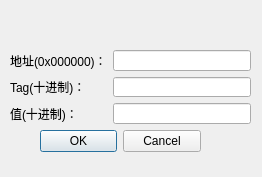
<?xml version="1.0" encoding="UTF-8"?>
<ui version="4.0">
 <class>Dialog_WriteValueAdd</class>
 <widget class="QDialog" name="Dialog_WriteValueAdd">
  <property name="geometry">
   <rect>
    <x>0</x>
    <y>0</y>
    <width>262</width>
    <height>177</height>
   </rect>
  </property>
  <property name="windowTitle">
   <string>Dialog</string>
  </property>
  <widget class="QDialogButtonBox" name="buttonBox">
   <property name="geometry">
    <rect>
     <x>40</x>
     <y>130</y>
     <width>161</width>
     <height>23</height>
    </rect>
   </property>
   <property name="orientation">
    <enum>Qt::Horizontal</enum>
   </property>
   <property name="standardButtons">
    <set>QDialogButtonBox::Cancel|QDialogButtonBox::Ok</set>
   </property>
  </widget>
  <widget class="QWidget" name="layoutWidget">
   <property name="geometry">
    <rect>
     <x>10</x>
     <y>50</y>
     <width>241</width>
     <height>74</height>
    </rect>
   </property>
   <layout class="QFormLayout" name="formLayout">
    <item row="0" column="0">
     <widget class="QLabel" name="label">
      <property name="text">
       <string>地址(0x000000)：</string>
      </property>
     </widget>
    </item>
    <item row="0" column="1">
     <widget class="QLineEdit" name="Edit_Addr"/>
    </item>
    <item row="1" column="0">
     <widget class="QLabel" name="label_2">
      <property name="text">
       <string>Tag(十进制)：</string>
      </property>
     </widget>
    </item>
    <item row="1" column="1">
     <widget class="QLineEdit" name="Edit_Tag"/>
    </item>
    <item row="2" column="0">
     <widget class="QLabel" name="label_3">
      <property name="text">
       <string>值(十进制)：</string>
      </property>
     </widget>
    </item>
    <item row="2" column="1">
     <widget class="QLineEdit" name="Edit_Value"/>
    </item>
   </layout>
  </widget>
 </widget>
 <resources/>
 <connections>
  <connection>
   <sender>buttonBox</sender>
   <signal>accepted()</signal>
   <receiver>Dialog_WriteValueAdd</receiver>
   <slot>accept()</slot>
   <hints>
    <hint type="sourcelabel">
     <x>248</x>
     <y>254</y>
    </hint>
    <hint type="destinationlabel">
     <x>157</x>
     <y>274</y>
    </hint>
   </hints>
  </connection>
  <connection>
   <sender>buttonBox</sender>
   <signal>rejected()</signal>
   <receiver>Dialog_WriteValueAdd</receiver>
   <slot>reject()</slot>
   <hints>
    <hint type="sourcelabel">
     <x>316</x>
     <y>260</y>
    </hint>
    <hint type="destinationlabel">
     <x>286</x>
     <y>274</y>
    </hint>
   </hints>
  </connection>
 </connections>
</ui>
